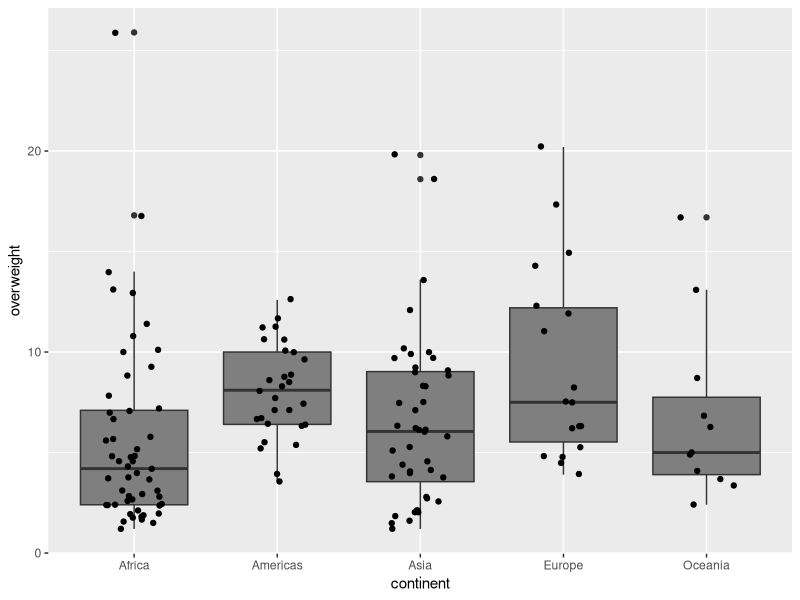
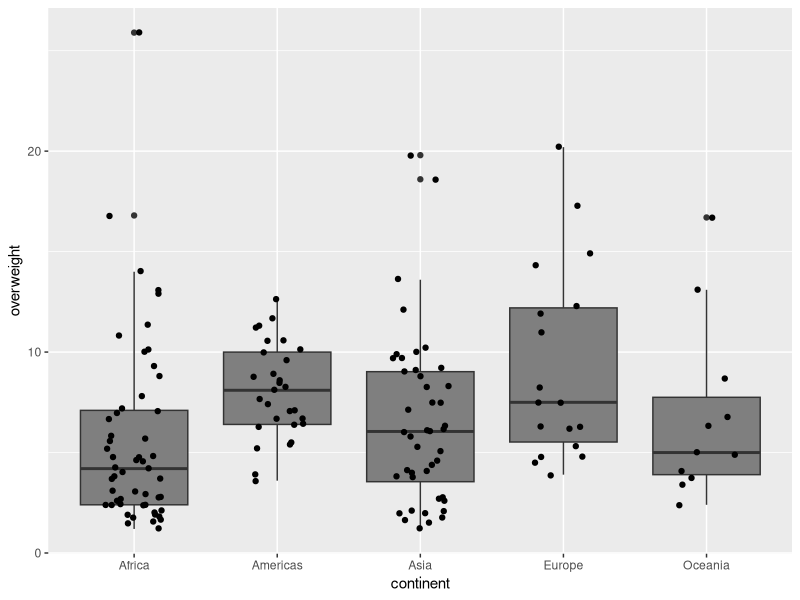

Here is the R script that generated these plots, in order:
library(tidyverse)

world_bank_countries <- read_csv("data/world_bank_countries.csv")


# Principle 1 -------------------------------------------------------------
# You can add multiple geometric objects with a plus sign.
# They are layered on top of each other

# ggplot(data = <DATA>,
#        mapping = aes(<MAPPING>)) +
#  geom_<NAME_OF_GEOMETRIC_OBJECT>() +
#  geom_<NAME_OF_GEOMETRIC_OBJECT>()

world_bank_countries %>% 
  filter(year == 2016) %>% 
  ggplot(aes(x = continent,
             y = overweight)) +
  geom_boxplot(alpha = 1, fill = "grey50") +
  geom_jitter(width = .2)




# Principle 2 --------------------------------------------------------------
# The geometric objects should share the same aesthetic
# mappings (including data types)
world_bank_countries %>% 
  filter(year == 2016) %>% 
  ggplot(aes(x = continent,
             y = overweight)) +
  geom_boxplot(alpha = 1, fill = "grey50") +
  geom_jitter(width = .2) 
